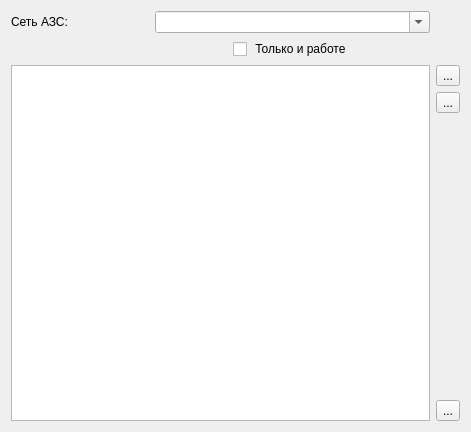
<?xml version="1.0" encoding="UTF-8"?>
<ui version="4.0">
 <class>FirmsDialog</class>
 <widget class="QDialog" name="FirmsDialog">
  <property name="geometry">
   <rect>
    <x>0</x>
    <y>0</y>
    <width>471</width>
    <height>432</height>
   </rect>
  </property>
  <property name="windowTitle">
   <string>Справочник фирм</string>
  </property>
  <layout class="QGridLayout" name="gridLayout_2">
   <item row="0" column="0">
    <layout class="QGridLayout" name="gridLayout">
     <item row="0" column="1" colspan="2">
      <widget class="QComboBox" name="comboBoxNetwork">
       <property name="editable">
        <bool>true</bool>
       </property>
      </widget>
     </item>
     <item row="0" column="0">
      <widget class="QLabel" name="label">
       <property name="text">
        <string>Сеть АЗС:</string>
       </property>
      </widget>
     </item>
     <item row="2" column="3">
      <widget class="QToolButton" name="toolButtonAdd">
       <property name="toolTip">
        <string>&lt;html&gt;&lt;head/&gt;&lt;body&gt;&lt;p&gt;Добавить...&lt;/p&gt;&lt;/body&gt;&lt;/html&gt;</string>
       </property>
       <property name="text">
        <string>...</string>
       </property>
       <property name="icon">
        <iconset resource="../resourse.qrc">
         <normaloff>:/Images/new_document_icon.png</normaloff>:/Images/new_document_icon.png</iconset>
       </property>
       <property name="iconSize">
        <size>
         <width>32</width>
         <height>32</height>
        </size>
       </property>
      </widget>
     </item>
     <item row="5" column="3">
      <widget class="QToolButton" name="toolButtonExit">
       <property name="toolTip">
        <string>&lt;html&gt;&lt;head/&gt;&lt;body&gt;&lt;p&gt;Закрыть&lt;/p&gt;&lt;/body&gt;&lt;/html&gt;</string>
       </property>
       <property name="text">
        <string>...</string>
       </property>
       <property name="icon">
        <iconset resource="../resourse.qrc">
         <normaloff>:/Images/exit_stock_icon.png</normaloff>:/Images/exit_stock_icon.png</iconset>
       </property>
       <property name="iconSize">
        <size>
         <width>32</width>
         <height>32</height>
        </size>
       </property>
      </widget>
     </item>
     <item row="3" column="3">
      <widget class="QToolButton" name="toolButtonEdit">
       <property name="toolTip">
        <string>&lt;html&gt;&lt;head/&gt;&lt;body&gt;&lt;p&gt;Изменить...&lt;/p&gt;&lt;/body&gt;&lt;/html&gt;</string>
       </property>
       <property name="text">
        <string>...</string>
       </property>
       <property name="icon">
        <iconset resource="../resourse.qrc">
         <normaloff>:/Images/edit_icon.png</normaloff>:/Images/edit_icon.png</iconset>
       </property>
       <property name="iconSize">
        <size>
         <width>32</width>
         <height>32</height>
        </size>
       </property>
       <property name="autoRaise">
        <bool>false</bool>
       </property>
      </widget>
     </item>
     <item row="2" column="0" rowspan="4" colspan="3">
      <widget class="QTableView" name="tableView">
       <property name="editTriggers">
        <set>QAbstractItemView::NoEditTriggers</set>
       </property>
       <property name="alternatingRowColors">
        <bool>true</bool>
       </property>
       <property name="selectionMode">
        <enum>QAbstractItemView::SingleSelection</enum>
       </property>
       <property name="selectionBehavior">
        <enum>QAbstractItemView::SelectRows</enum>
       </property>
       <attribute name="verticalHeaderVisible">
        <bool>true</bool>
       </attribute>
      </widget>
     </item>
     <item row="1" column="1" colspan="2" alignment="Qt::AlignHCenter">
      <widget class="QCheckBox" name="checkBoxIsActive">
       <property name="text">
        <string> Только и работе</string>
       </property>
      </widget>
     </item>
    </layout>
   </item>
  </layout>
 </widget>
 <resources>
  <include location="../resourse.qrc"/>
 </resources>
 <connections/>
</ui>
